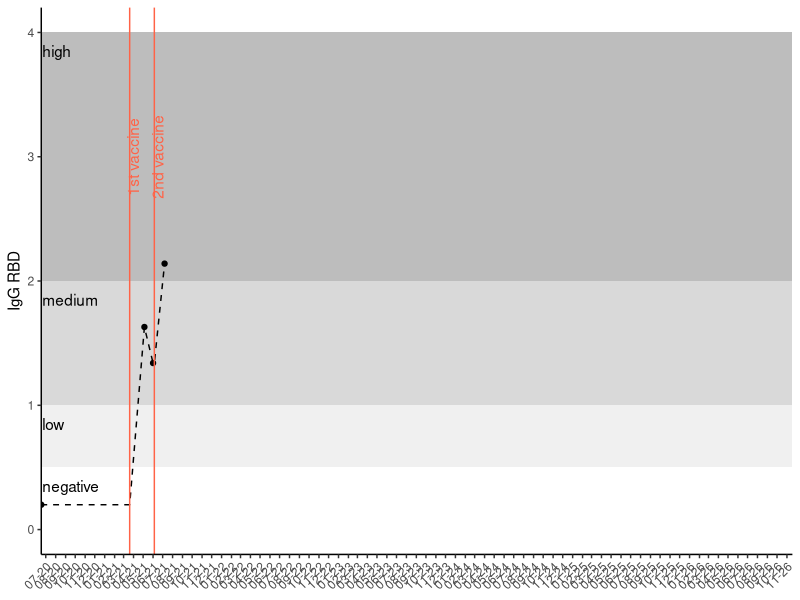

The R script that drew this image:

library(data.table)
library(ggplot2)

#dt <- data.table (dates=as.Date(c("2020-06-17", "2021-03-20", "2021-05-05", "2021-06-01", "2021-06-05", "2021-07-07")),
#                  what=factor(c("AB test", "vaccine", "AB test", "AB test", "vaccine", "AB test")),
#                  KW=c(10.5, 11, 18, 21.5, 22, 27),
#                  IgG_RBD=c(0.2, NA, 1.63, 1.34, NA, 2.14),
#                  )

dt <- data.table (dates=as.Date(c("2020-06-17", "2021-03-20", "2021-05-05", "2021-06-01", "2021-06-05", "2021-07-07", format(Sys.time(), "%Y-%m-%d"))),
                  what=c("AB test", "vaccine", "AB test", "AB test", "vaccine", "AB test", "today"),
                  IgG_RBD=c(0.2, NA, 1.63, 1.34, NA, 2.14, NA))

for (i in dt[what=='vaccine', which=T]) { dt[i, IgG_RBD:=dt[i-1, IgG_RBD]] }

rectangles <- data.table(ystart=c(0, 0.5, 1, 2),
                    yend=c(0.5, 1, 2, 4),
                    col=factor(c("negative", "low", "medium", "high"),
                               levels = c("high", "medium", "low", "negative")))

titerplot <- ggplot(data=dt[!is.na(IgG_RBD)]) +
  # add rectangles
  geom_rect(data=rectangles, 
            aes(xmin = as.Date(min(dt$dates)), 
                xmax = as.Date(max(dt$dates)), 
                ymin = ystart, 
                ymax = yend, 
                fill = col)) +
  scale_fill_manual(values=c("negative" = "#ffffff", 
                             "low" = "#f0f0f0", 
                             "medium" = "#d9d9d9", 
                             "high" = "#bdbdbd")) +
  geom_text (data=rectangles,
             aes(label=col,
                 x=as.Date(min(dt$dates))+3,
                 y=yend-0.15),
             hjust=0) +
  # add data
  geom_point(aes(x=dates, y=IgG_RBD, colour=what)) +
  scale_color_manual(values=c('black', '00')) +
  geom_line(aes(x=dates, y=IgG_RBD), linetype="dashed") +
  # add vaccine lines
  geom_vline(xintercept = dt[what %like% "vaccine", dates], colour="tomato") +
  geom_text(data = dt[what %like% "vaccine"],
            aes(x=dates+10, 
                y=3, 
                label=paste(c('1st', '2nd'), what)), 
            colour="tomato", angle=90) +
  # adjust plot form
  xlab("time") + ylab ("IgG RBD") +
  scale_x_date(date_breaks = "1 month", 
               date_labels = "%m-%y",
               expand = c(0,0)) +
  theme_classic() +
  theme(axis.text.x = element_text(angle = 45, hjust = 1), axis.title.x = element_blank(),
        legend.title = element_blank(),
        legend.position = 'none')

pdf('ABtiter.pdf', height = 4, width = 5)
titerplot
dev.off()
  
  

